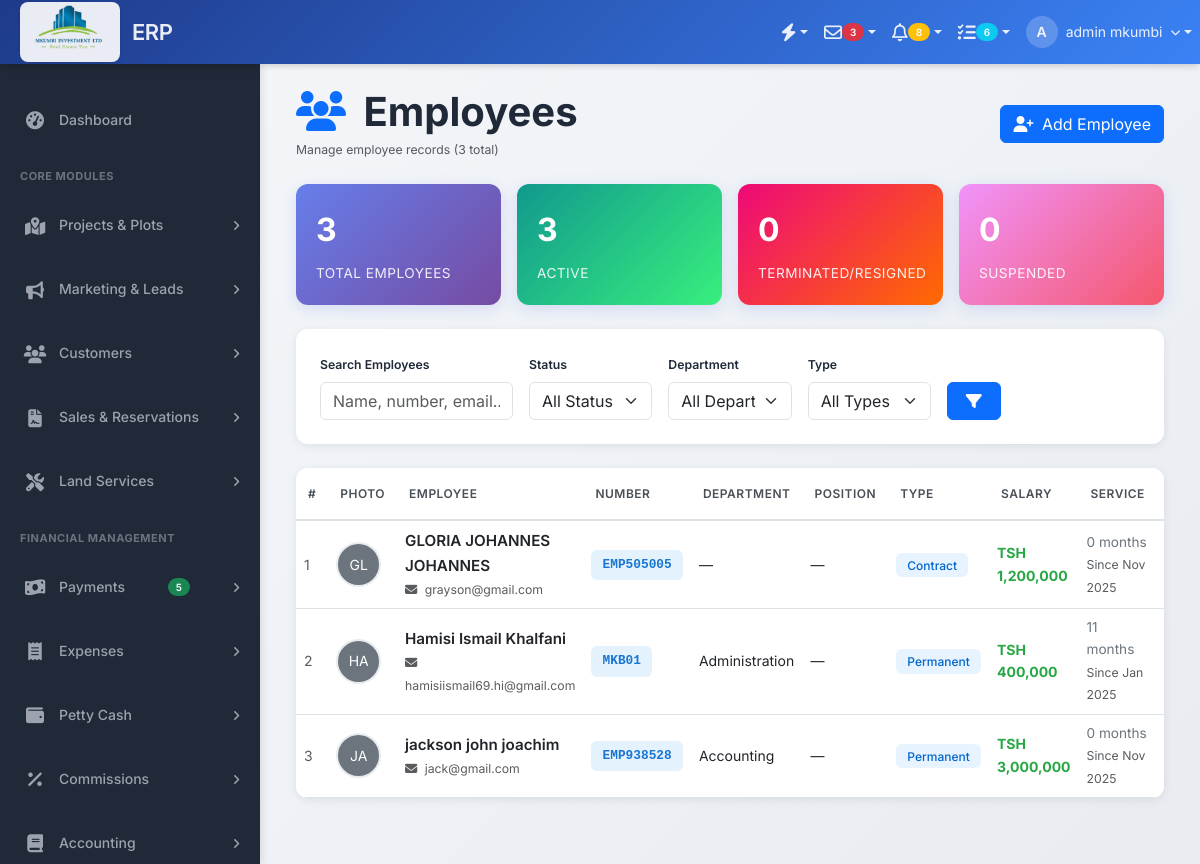
Screenshot of /modules/hr/employees.php (signed in) with the database file from the repository.
### tables this page shows
CREATE TABLE `employees` (
  `employee_id` int(11) NOT NULL,
  `company_id` int(11) NOT NULL,
  `user_id` int(11) NOT NULL COMMENT 'Links to users table',
  `employee_number` varchar(50) NOT NULL,
  `department_id` int(11) DEFAULT NULL,
  `position_id` int(11) DEFAULT NULL,
  `hire_date` date NOT NULL,
  `confirmation_date` date DEFAULT NULL,
  `termination_date` date DEFAULT NULL,
  `employment_type` enum('permanent','contract','casual','intern') DEFAULT 'permanent',
  `contract_end_date` date DEFAULT NULL,
  `basic_salary` decimal(15,2) DEFAULT NULL,
  `allowances` decimal(15,2) DEFAULT 0.00,
  `total_salary` decimal(15,2) GENERATED ALWAYS AS (`basic_salary` + `allowances`) STORED,
  `bank_name` varchar(100) DEFAULT NULL,
  `account_number` varchar(50) DEFAULT NULL,
  `bank_branch` varchar(100) DEFAULT NULL,
  `emergency_contact_name` varchar(200) DEFAULT NULL,
  `emergency_contact_phone` varchar(50) DEFAULT NULL,
  `emergency_contact_relationship` varchar(100) DEFAULT NULL,
  `employment_status` enum('active','suspended','terminated','resigned') DEFAULT 'active',
  `is_active` tinyint(1) DEFAULT 1,
  `created_at` timestamp NOT NULL DEFAULT current_timestamp(),
  `updated_at` timestamp NOT NULL DEFAULT current_timestamp() ON UPDATE current_timestamp(),
  `created_by` int(11) DEFAULT NULL
);

CREATE TABLE `users` (
  `user_id` int(11) NOT NULL,
  `company_id` int(11) NOT NULL COMMENT 'Multi-tenant link',
  `username` varchar(50) NOT NULL,
  `email` varchar(150) NOT NULL,
  `password_hash` varchar(255) NOT NULL,
  `first_name` varchar(100) NOT NULL,
  `middle_name` varchar(100) DEFAULT NULL,
  `last_name` varchar(100) NOT NULL,
  `full_name` varchar(300) GENERATED ALWAYS AS (concat(`first_name`,' ',ifnull(concat(`middle_name`,' '),''),`last_name`)) STORED,
  `phone1` varchar(50) DEFAULT NULL,
  `phone2` varchar(50) DEFAULT NULL,
  `region` varchar(100) DEFAULT NULL,
  `district` varchar(100) DEFAULT NULL,
  `ward` varchar(100) DEFAULT NULL,
  `village` varchar(100) DEFAULT NULL,
  `street_address` text DEFAULT NULL,
  `profile_picture` varchar(255) DEFAULT NULL,
  `gender` enum('male','female','other') DEFAULT NULL,
  `date_of_birth` date DEFAULT NULL,
  `national_id` varchar(50) DEFAULT NULL,
  `guardian1_name` varchar(200) DEFAULT NULL,
  `guardian1_relationship` varchar(100) DEFAULT NULL,
  `guardian2_name` varchar(200) DEFAULT NULL,
  `guardian2_relationship` varchar(100) DEFAULT NULL,
  `can_get_commission` tinyint(1) DEFAULT 0,
  `is_active` tinyint(1) DEFAULT 1,
  `is_email_verified` tinyint(1) DEFAULT 0,
  `is_admin` tinyint(1) NOT NULL DEFAULT 0,
  `is_super_admin` tinyint(1) NOT NULL DEFAULT 0,
  `last_login_at` timestamp NULL DEFAULT NULL,
  `last_login_ip` varchar(45) DEFAULT NULL,
  `password_reset_token` varchar(100) DEFAULT NULL,
  `password_reset_expires` timestamp NULL DEFAULT NULL,
  `created_at` timestamp NOT NULL DEFAULT current_timestamp(),
  `updated_at` timestamp NOT NULL DEFAULT current_timestamp() ON UPDATE current_timestamp(),
  `created_by` int(11) DEFAULT NULL
);

CREATE TABLE `departments` (
  `department_id` int(11) NOT NULL,
  `company_id` int(11) NOT NULL,
  `department_name` varchar(100) NOT NULL,
  `department_code` varchar(20) DEFAULT NULL,
  `description` text DEFAULT NULL,
  `manager_user_id` int(11) DEFAULT NULL,
  `is_active` tinyint(1) DEFAULT 1,
  `created_at` timestamp NOT NULL DEFAULT current_timestamp(),
  `updated_at` timestamp NOT NULL DEFAULT current_timestamp() ON UPDATE current_timestamp()
);

### modules/hr/employees.php (the view, shortened to what this page needs)
<?php
$db = Database::getInstance();
$db->setCompanyId($_SESSION['company_id']);
$conn = $db->getConnection();
$company_id = $_SESSION['company_id'];
$stats = [
    'total_employees' => 0,
    'active_employees' => 0,
    'terminated_employees' => 0,
    'on_leave' => 0
];
try {
    $stats_query = "
        SELECT
            COUNT(*) as total_employees,
            SUM(CASE WHEN employment_status = 'active' THEN 1 ELSE 0 END) as active_employees,
            SUM(CASE WHEN employment_status IN ('terminated', 'resigned') THEN 1 ELSE 0 END) as terminated_employees,
            SUM(CASE WHEN employment_status = 'suspended' THEN 1 ELSE 0 END) as on_leave
        FROM employees
        WHERE company_id = ?
    ";
    $stmt = $conn->prepare($stats_query);
    $stmt->execute([$company_id]);
    $stats_result = $stmt->fetch(PDO::FETCH_ASSOC);
    if ($stats_result) {
        $stats = [
            'total_employees' => (int)$stats_result['total_employees'],
            'active_employees' => (int)$stats_result['active_employees'],
            'terminated_employees' => (int)$stats_result['terminated_employees'],
            'on_leave' => (int)$stats_result['on_leave']
        ];
    }
} catch (PDOException $e) {
    error_log("Error fetching employee stats: " . $e->getMessage());
}
$where_conditions = ["e.company_id = ?"];
$params = [$company_id];
$where_clause = implode(' AND ', $where_conditions);
$page = isset($_GET['page']) ? max(1, (int)$_GET['page']) : 1;
$per_page = 20;
$offset = ($page - 1) * $per_page;
try {
    $count_query = "
        SELECT COUNT(*)
        FROM employees e
        INNER JOIN users u ON e.user_id = u.user_id
        WHERE " . $where_clause;
    $stmt = $conn->prepare($count_query);
    $stmt->execute($params);
    $total_records = $stmt->fetchColumn();
} catch (PDOException $e) {
    error_log("Error counting employees: " . $e->getMessage());
    $total_records = 0;
    $total_pages = 0;
}
try {
    $query = "
        SELECT
            e.*,
            u.full_name,
            u.email,
            u.phone1,
            u.profile_picture,
            d.department_name,
            p.position_title,
            TIMESTAMPDIFF(YEAR, e.hire_date, CURDATE()) as years_of_service,
            TIMESTAMPDIFF(MONTH, e.hire_date, CURDATE()) as months_of_service
        FROM employees e
        INNER JOIN users u ON e.user_id = u.user_id
        LEFT JOIN departments d ON e.department_id = d.department_id
        LEFT JOIN positions p ON e.position_id = p.position_id
        WHERE " . $where_clause . "
        ORDER BY e.employment_status = 'active' DESC, u.full_name ASC
        LIMIT ? OFFSET ?
    ";
    $params[] = $per_page;
    $params[] = $offset;
    $stmt = $conn->prepare($query);
    $stmt->execute($params);
    $employees = $stmt->fetchAll(PDO::FETCH_ASSOC);
} catch (PDOException $e) {
    error_log("Error fetching employees: " . $e->getMessage());
    $employees = [];
}
require_once '../../includes/header.php';
?>
<div class="content-header mb-4">
    <div class="container-fluid">
        <div class="row align-items-center">
            <div class="col-sm-6">
                <h1 class="m-0 fw-bold">
                    <i class="fas fa-users text-primary me-2"></i>
                    Employees
                </h1>
                <p class="text-muted small mb-0 mt-1">
                    Manage employee records (<?php echo number_format($total_records); ?> total)
                </p>
            </div>
            <div class="col-sm-6">
                <div class="float-sm-end">
                    <a href="add-employee.php" class="btn btn-primary">
                        <i class="fas fa-user-plus me-1"></i> Add Employee
                    </a>
                </div>
            </div>
        </div>
    </div>
</div>
<section class="content">
    <div class="container-fluid">
        <div class="row g-3 mb-4">
            <div class="col-lg-3 col-md-6">
                <div class="stats-card">
                    <div class="stats-number"><?php echo number_format($stats['total_employees']); ?></div>
                    <div class="stats-label">Total Employees</div>
                </div>
            </div>
            <div class="col-lg-3 col-md-6">
                <div class="stats-card" style="background: linear-gradient(135deg, #11998e 0%, #38ef7d 100%);">
                    <div class="stats-number"><?php echo number_format($stats['active_employees']); ?></div>
                    <div class="stats-label">Active</div>
                </div>
            </div>
            <div class="col-lg-3 col-md-6">
                <div class="stats-card" style="background: linear-gradient(135deg, #ee0979 0%, #ff6a00 100%);">
                    <div class="stats-number"><?php echo number_format($stats['terminated_employees']); ?></div>
                    <div class="stats-label">Terminated/Resigned</div>
                </div>
            </div>
            <div class="col-lg-3 col-md-6">
                <div class="stats-card" style="background: linear-gradient(135deg, #f093fb 0%, #f5576c 100%);">
                    <div class="stats-number"><?php echo number_format($stats['on_leave']); ?></div>
                    <div class="stats-label">Suspended</div>
                </div>
            </div>
        </div>
        <div class="filter-card">
            <form method="GET" class="row g-3 align-items-end">
                <div class="col-lg-3 col-md-6">
                    <label class="form-label fw-semibold small">Search Employees</label>
                    <input type="text" name="search" class="form-control"
                           placeholder="Name, number, email..."
                           value="<?php echo htmlspecialchars($_GET['search'] ?? ''); ?>">
                </div>
                <div class="col-lg-2 col-md-6">
                    <label class="form-label fw-semibold small">Status</label>
                    <select name="status" class="form-select">
                        <option value="">All Status</option>
                    </select>
                </div>
                <div class="col-lg-2 col-md-6">
                    <label class="form-label fw-semibold small">Department</label>
                    <select name="department" class="form-select">
                        <option value="">All Departments</option>
                    </select>
                </div>
                <div class="col-lg-2 col-md-6">
                    <label class="form-label fw-semibold small">Type</label>
                    <select name="employment_type" class="form-select">
                        <option value="">All Types</option>
                    </select>
                </div>
                <div class="col-lg-1 col-md-6">
                    <button type="submit" class="btn btn-primary w-100">
                        <i class="fas fa-filter"></i>
                    </button>
                </div>
            </form>
        </div>
        <?php if (empty($employees)): ?>
        <div class="table-container">
            <div class="empty-state">
                <i class="fas fa-users"></i>
                <h4 class="mb-3">No Employees Found</h4>
                <p class="lead mb-4">
                    <?php if (!empty($_GET)): ?>
                        No employees match your current filters.
                    <?php else: ?>
                        Start by adding your first employee to the system.
                    <?php endif; ?>
                </p>
                <?php if (empty($_GET)): ?>
                <a href="add-employee.php" class="btn btn-primary btn-lg">
                    <i class="fas fa-user-plus me-2"></i> Add First Employee
                </a>
                <?php endif; ?>
            </div>
        </div>
        <?php else: ?>
        <div class="table-container">
            <div class="table-responsive">
                <table class="table table-hover align-middle mb-0">
                    <thead>
                        <tr>
                            <th width="5%">#</th>
                            <th width="8%">Photo</th>
                            <th width="15%">Employee</th>
                            <th width="12%">Number</th>
                            <th width="12%">Department</th>
                            <th width="10%">Position</th>
                            <th width="8%">Type</th>
                            <th width="10%">Salary</th>
                            <th width="10%">Service</th>
                            <th width="8%">Status</th>
                        </tr>
                    </thead>
                    <tbody>
                        <?php
                        $row_num = $offset + 1;
                        foreach ($employees as $emp):
                        ?>
                        <tr>
                            <td class="text-muted"><?php echo $row_num++; ?></td>
                            <td>
                                <?php if (!empty($emp['profile_picture'])): ?>
                                <img src="../../<?php echo htmlspecialchars($emp['profile_picture']); ?>"
                                     alt="Photo" class="employee-photo">
                                <?php else: ?>
                                <div class="employee-photo bg-secondary text-white d-flex align-items-center justify-content-center">
                                    <?php echo strtoupper(substr($emp['full_name'], 0, 2)); ?>
                                </div>
                                <?php endif; ?>
                            </td>
                            <td>
                                <div class="employee-name"><?php echo htmlspecialchars($emp['full_name']); ?></div>
                                <small class="text-muted">
                                    <i class="fas fa-envelope me-1"></i>
                                    <?php echo htmlspecialchars($emp['email']); ?>
                                </small>
                            </td>
                            <td>
                                <span class="employee-number">
                                    <?php echo htmlspecialchars($emp['employee_number']); ?>
                                </span>
                            </td>
                            <td><?php echo htmlspecialchars($emp['department_name'] ?? '—'); ?></td>
                            <td><?php echo htmlspecialchars($emp['position_title'] ?? '—'); ?></td>
                            <td>
                                <span class="employment-type-badge">
                                    <?php echo ucfirst($emp['employment_type']); ?>
                                </span>
                            </td>
                            <td>
                                <div class="salary-amount">
                                    TSH <?php echo number_format($emp['total_salary'] ?? 0, 0); ?>
                                </div>
                            </td>
                            <td>
                                <div class="service-years">
                                    <?php
                                    $years = $emp['years_of_service'];
                                    $months = $emp['months_of_service'] % 12;
                                    if ($years > 0) {
                                        echo $years . ' yr' . ($years > 1 ? 's' : '');
                                        if ($months > 0) echo ' ' . $months . ' mo';
                                    } else {
                                        echo $months . ' month' . ($months != 1 ? 's' : '');
                                    }
                                    ?>
                                </div>
                                <small class="text-muted">
                                    Since <?php echo date('M Y', strtotime($emp['hire_date'])); ?>
                                </small>
                            </td>
                            <td>
                            </td>
                        </tr>
                        <?php endforeach; ?>
                    </tbody>
                </table>
            </div>
        </div>
        <?php endif; ?>
    </div>
</section>
<?php require_once '../../includes/footer.php'; ?>

### rows the page displays
employees: user.full_name "GL", user.full_name "GLORIA JOHANNES JOHANNES", user.email "grayson@gmail.com", employee_number "EMP505005", department_name "—", position_title "—", employment_type "Contract", total_salary "1,200,000", months "0", hire_date "Nov 2025"
employees: user.full_name "HA", user.full_name "Hamisi Ismail Khalfani", user.email "hamisiismail69.hi@gmail.com", employee_number "MKB01", department.department_name "Administration", position_title "—", employment_type "Permanent", total_salary "400,000", months "11", hire_date "Jan 2025"
employees: user.full_name "JA", user.full_name "jackson john joachim", user.email "jack@gmail.com", employee_number "EMP938528", department.department_name "Accounting", position_title "—", employment_type "Permanent", total_salary "3,000,000", months "0", hire_date "Nov 2025"

### other values shown
substr($_SESSION['full_name'] ?? 'U', 0, 1) "A"
$_SESSION['full_name'] "admin mkumbi"
$total_records "3"
$stats['total_employees'] "3"
$stats['active_employees'] "3"
$stats['terminated_employees'] "0"
$stats['on_leave'] "0"
